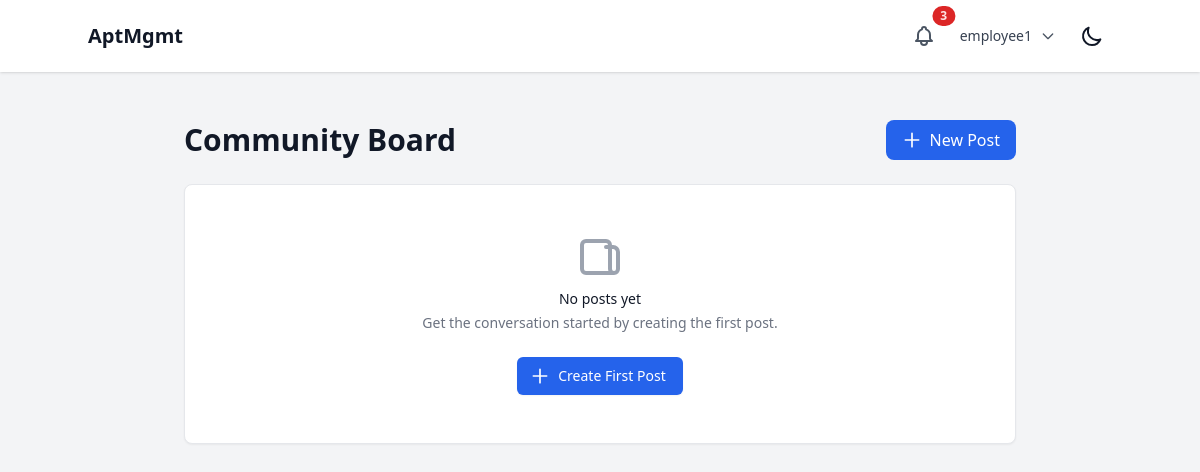
Page /messages/community/ (signed in) on the earlier database version.
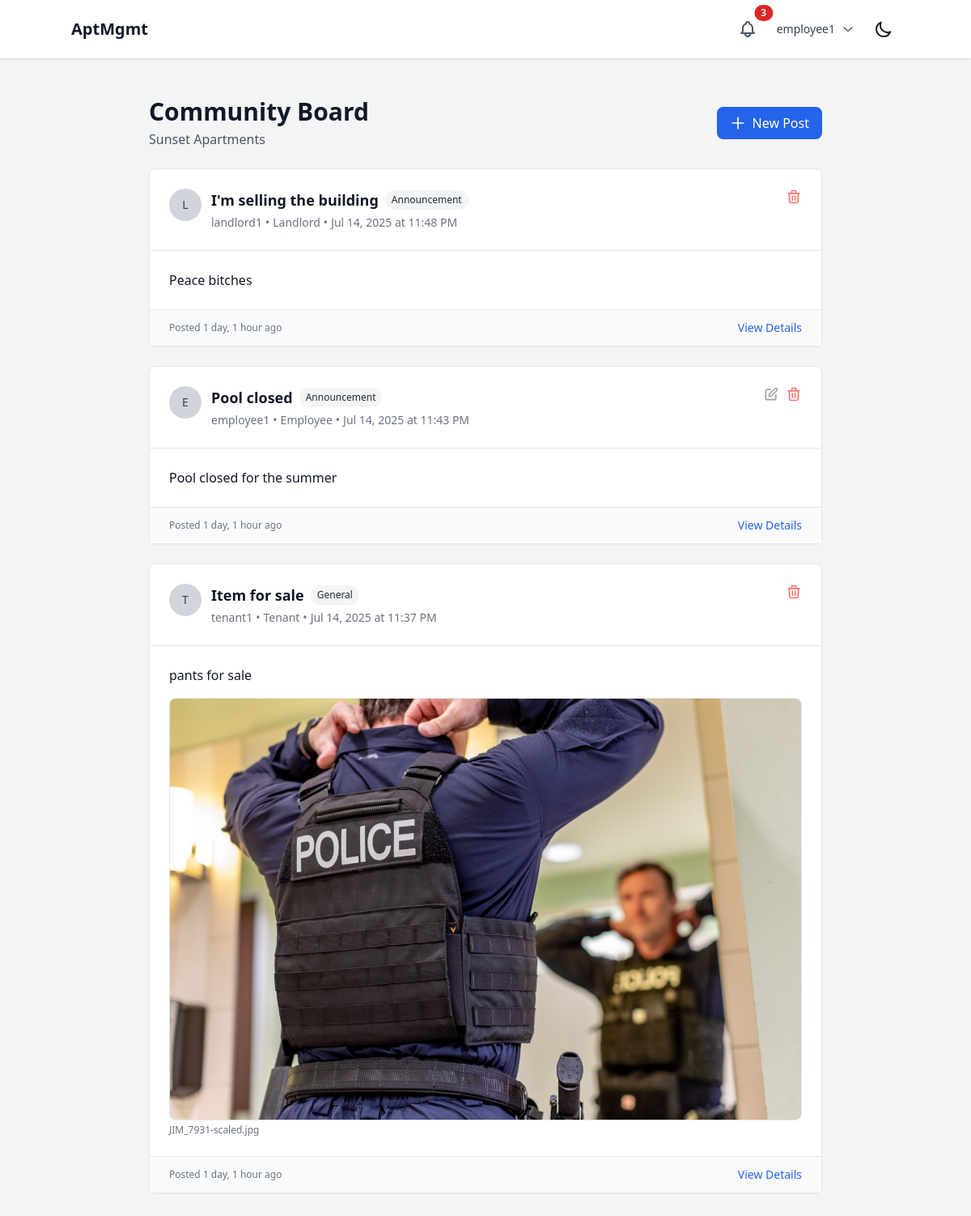
Same page on the later database version.
### properties/models.py (models this page shows, shortened)
class Property(models.Model):
    company = models.ForeignKey(Company, on_delete=models.CASCADE, related_name="properties")
    name = models.CharField(max_length=255)
    address = models.TextField()
    created_at = models.DateTimeField(auto_now_add=True)
    updated_at = models.DateTimeField(auto_now=True)
    class Meta:
        verbose_name_plural = "Properties"

### communication/models.py (models this page shows, shortened)
class CommunityPost(models.Model):
    class PostType(models.TextChoices):
        ANNOUNCEMENT = "ANNOUNCEMENT", "Announcement"
        EVENT = "EVENT", "Event"
        NOTICE = "NOTICE", "Notice"
        GENERAL = "GENERAL", "General"
    class PostStatus(models.TextChoices):
        ACTIVE = "ACTIVE", "Active"
        ARCHIVED = "ARCHIVED", "Archived"
        HIDDEN = "HIDDEN", "Hidden"
    id = models.UUIDField(primary_key=True, default=uuid.uuid4, editable=False)
    property = models.ForeignKey(Property, on_delete=models.CASCADE, related_name="community_posts")
    author = models.ForeignKey(User, on_delete=models.CASCADE, related_name="community_posts")
    title = models.CharField(max_length=200)
    content = models.TextField()
    post_type = models.CharField(max_length=20, choices=PostType.choices, default=PostType.GENERAL)
    status = models.CharField(max_length=20, choices=PostStatus.choices, default=PostStatus.ACTIVE)
    is_pinned = models.BooleanField(default=False)
    created_at = models.DateTimeField(auto_now_add=True)
    updated_at = models.DateTimeField(auto_now=True)
    event_date = models.DateTimeField(null=True, blank=True)
    event_location = models.CharField(max_length=200, blank=True)
    class Meta:
        ordering = ['-is_pinned', '-created_at']
        indexes = [
            models.Index(fields=['property', 'status']),
            models.Index(fields=['created_at']),
        ]
    def can_be_edited_by(self, user):
        return self.author == user
    def can_be_moderated_by(self, user):
        if self.author == user:
            return True
        if user.role in [User.Role.LANDLORD, User.Role.EMPLOYEE]:
            if user.role == User.Role.LANDLORD and user.company == self.property.company:
                return True
            if user.role == User.Role.EMPLOYEE and user.property == self.property:
                return True
        return False

class CommunityPostAttachment(models.Model):
    id = models.UUIDField(primary_key=True, default=uuid.uuid4, editable=False)
    post = models.ForeignKey(CommunityPost, on_delete=models.CASCADE, related_name="attachments")
    file = models.FileField(upload_to='community_attachments/')
    filename = models.CharField(max_length=255)
    file_size = models.PositiveIntegerField()
    content_type = models.CharField(max_length=100)
    uploaded_at = models.DateTimeField(auto_now_add=True)
    @property
    def is_image(self):
        return self.content_type.startswith('image/')

### users/models.py (models this page shows, shortened)
class User(AbstractUser):
    class Role(models.TextChoices):
        SUPERUSER = "SUPERUSER", "Superuser"
        LANDLORD = "LANDLORD", "Landlord"
        EMPLOYEE = "EMPLOYEE", "Employee"
        TENANT = "TENANT", "Tenant"
    role = models.CharField(max_length=50, choices=Role.choices)
    company = models.ForeignKey(Company, on_delete=models.CASCADE, related_name="users", null=True, blank=True)
    property = models.ForeignKey(Property, on_delete=models.SET_NULL, related_name="users", null=True, blank=True)

### communication/views.py (the view)
# urls.py: path('community/', views.community_board, name='community_board'),
@login_required
def community_board(request):
    user = request.user
    if user.role == User.Role.TENANT and user.property:
        posts = CommunityPost.objects.filter(
            property=user.property,
            status=CommunityPost.PostStatus.ACTIVE
        ).select_related('author', 'property').prefetch_related('attachments')
        property_filter = user.property
    elif user.role == User.Role.EMPLOYEE and user.property:
        posts = CommunityPost.objects.filter(
            property=user.property,
            status=CommunityPost.PostStatus.ACTIVE
        ).select_related('author', 'property').prefetch_related('attachments')
        property_filter = user.property
    elif user.role == User.Role.LANDLORD and user.company:
        posts = CommunityPost.objects.filter(
            property__company=user.company,
            status=CommunityPost.PostStatus.ACTIVE
        ).select_related('author', 'property').prefetch_related('attachments')
        property_filter = None  # Multiple properties
    else:
        posts = CommunityPost.objects.none()
        property_filter = None
    for post in posts:
        post.user_can_edit = post.can_be_edited_by(user)
        post.user_can_moderate = post.can_be_moderated_by(user)
    can_post = False
    if user.role in [User.Role.LANDLORD, User.Role.EMPLOYEE, User.Role.TENANT]:
        can_post = True
    context = {
        'posts': posts,
        'can_post': can_post,
        'property': property_filter,
    }
    return render(request, 'communication/community_board.html', context)

### core/templates/communication/community_board.html (shortened to what the changed rows need)
{% extends 'base.html' %}
{% block content %}
<div class="max-w-4xl mx-auto px-4 sm:px-6 lg:px-8 py-8">
    <div class="flex justify-between items-center mb-6">
        <div>
            <h1 class="text-3xl font-bold text-gray-900 dark:text-white">Community Board</h1>
            {% if property %}
                <p class="text-gray-600 dark:text-gray-400 mt-1">{{ property.name }}</p>
            {% endif %}
        </div>
    </div>
    <div class="space-y-6">
        {% for post in posts %}
            <div class="bg-white dark:bg-gray-800 rounded-lg shadow-sm border border-gray-200 dark:border-gray-700 {% if post.is_pinned %}border-l-4 border-l-blue-500{% endif %}">
                <div class="p-6 border-b border-gray-200 dark:border-gray-700">
                    <div class="flex items-start justify-between">
                        <div class="flex items-start space-x-3">
                            <div class="flex-shrink-0">
                                <div class="w-10 h-10 bg-gray-300 dark:bg-gray-600 rounded-full flex items-center justify-center">
                                    <span class="text-sm font-medium text-gray-700 dark:text-gray-300">
                                        {{ post.author.first_name.0|default:post.author.username.0|upper }}
                                    </span>
                                </div>
                            </div>
                            <div class="flex-1 min-w-0">
                                <div class="flex items-center gap-2 mb-1">
                                    <h3 class="text-lg font-semibold text-gray-900 dark:text-white">
                                        {{ post.title }}
                                    </h3>
                                    <span class="bg-gray-100 text-gray-800 dark:bg-gray-700 dark:text-gray-200 text-xs px-2 py-1 rounded-full">
                                        {{ post.get_post_type_display }}
                                    </span>
                                </div>
                                <div class="flex items-center text-sm text-gray-500 dark:text-gray-400">
                                    <span>{{ post.author.get_full_name|default:post.author.username }}</span>
                                    <span class="mx-1">•</span>
                                    <span>{{ post.author.get_role_display }}</span>
                                    <span class="mx-1">•</span>
                                    <span>{{ post.created_at|date:"M d, Y" }} at {{ post.created_at|time:"g:i A" }}</span>
                                </div>
                            </div>
                        </div>
                        {% if post.user_can_edit or post.user_can_moderate %}
                            <div class="flex items-center space-x-2">
                                {% if post.user_can_edit %}
                                    <a href="{% url 'communication:edit_community_post' post_id=post.id %}"
                                       class="text-gray-400 hover:text-gray-600 dark:hover:text-gray-300">
                                        <svg class="w-5 h-5" fill="none" stroke="currentColor" viewBox="0 0 24 24">
                                            <path stroke-linecap="round" stroke-linejoin="round" stroke-width="2" d="M11 5H6a2 2 0 00-2 2v11a2 2 0 002 2h11a2 2 0 002-2v-5m-1.414-9.414a2 2 0 112.828 2.828L11.828 15H9v-2.828l8.586-8.586z"></path>
                                        </svg>
                                    </a>
                                {% endif %}
                                {% if post.user_can_moderate %}
                                    <a href="{% url 'communication:delete_community_post' post_id=post.id %}"
                                       class="text-red-400 hover:text-red-600">
                                        <svg class="w-5 h-5" fill="none" stroke="currentColor" viewBox="0 0 24 24">
                                            <path stroke-linecap="round" stroke-linejoin="round" stroke-width="2" d="M19 7l-.867 12.142A2 2 0 0116.138 21H7.862a2 2 0 01-1.995-1.858L5 7m5 4v6m4-6v6m1-10V4a1 1 0 00-1-1h-4a1 1 0 00-1 1v3M4 7h16"></path>
                                        </svg>
                                    </a>
                                {% endif %}
                            </div>
                        {% endif %}
                    </div>
                </div>
                <div class="p-6">
                    <div class="prose dark:prose-invert max-w-none">
                        {{ post.content|linebreaks }}
                    </div>
                    {% for attachment in post.attachments.all %}
                        {% if attachment.is_image %}
                            <div class="mt-4">
                                <img src="{{ attachment.file.url }}"
                                     alt="{{ attachment.filename }}"
                                     class="max-w-full h-auto rounded-lg border border-gray-200 dark:border-gray-600">
                                <p class="text-xs text-gray-500 dark:text-gray-400 mt-1">{{ attachment.filename }}</p>
                            </div>
                        {% endif %}
                    {% endfor %}
                </div>
                <div class="px-6 py-3 bg-gray-50 dark:bg-gray-700 border-t border-gray-200 dark:border-gray-600">
                    <div class="flex items-center justify-between">
                        <span class="text-xs text-gray-500 dark:text-gray-400">
                            {% if post.updated_at != post.created_at %}
                                Updated {{ post.updated_at|timesince }} ago
                            {% else %}
                                Posted {{ post.created_at|timesince }} ago
                            {% endif %}
                        </span>
                        <a href="{% url 'communication:community_post_detail' post_id=post.id %}"
                           class="text-sm text-blue-600 dark:text-blue-400 hover:underline">
                            View Details
                        </a>
                    </div>
                </div>
            </div>
        {% empty %}
            <div class="bg-white dark:bg-gray-800 rounded-lg shadow-sm border border-gray-200 dark:border-gray-700 p-12">
                <div class="text-center">
                    <svg class="mx-auto h-12 w-12 text-gray-400" fill="none" stroke="currentColor" viewBox="0 0 24 24">
                        <path stroke-linecap="round" stroke-linejoin="round" stroke-width="2" d="M19 20H5a2 2 0 01-2-2V6a2 2 0 012-2h10a2 2 0 012 2v1m2 13a2 2 0 01-2-2V7m2 13a2 2 0 002-2V9.5a2.5 2.5 0 00-2.5-2.5H15"></path>
                    </svg>
                    <h3 class="mt-2 text-sm font-medium text-gray-900 dark:text-white">No posts yet</h3>
                    <p class="mt-1 text-sm text-gray-500 dark:text-gray-400">
                        {% if can_post %}
                            Get the conversation started by creating the first post.
                        {% else %}
                            Check back later for community updates and announcements.
                        {% endif %}
                    </p>
                    {% if can_post %}
                        <div class="mt-6">
                            <a href="{% url 'communication:create_community_post' %}"
                               class="inline-flex items-center px-4 py-2 border border-transparent shadow-sm text-sm font-medium rounded-md text-white bg-blue-600 hover:bg-blue-700 focus:outline-none focus:ring-2 focus:ring-offset-2 focus:ring-blue-500">
                                <svg class="-ml-1 mr-2 h-5 w-5" fill="none" stroke="currentColor" viewBox="0 0 24 24">
                                    <path stroke-linecap="round" stroke-linejoin="round" stroke-width="2" d="M12 4v16m8-8H4"></path>
                                </svg>
                                Create First Post
                            </a>
                        </div>
                    {% endif %}
                </div>
            </div>
        {% endfor %}
    </div>
</div>
{% endblock %}

Differences in the rows shown:
now on this page (row unchanged): Property: name "Sunset Apartments"
added CommunityPost: author.first_name.0 "L", title "I'm selling the building", post_type "Announcement", author.get_full_name "landlord1", author.role "Landlord", created_at "Jul 14, 2025", created_at "11:48 PM", content "Peace bitches", created_at "1 day, 1 hour"
added CommunityPost: author.first_name.0 "E", title "Pool closed", post_type "Announcement", author.get_full_name "employee1", author.role "Employee", created_at "Jul 14, 2025", created_at "11:43 PM", content "Pool closed for the summer", created_at "1 day, 1 hour"
added CommunityPost: author.first_name.0 "T", title "Item for sale", post_type "General", author.get_full_name "tenant1", author.role "Tenant", created_at "Jul 14, 2025", created_at "11:37 PM", content "pants for sale", created_at "1 day, 1 hour"
added CommunityPostAttachment: file (picture), filename "JIM_7931-scaled.jpg"
Other differences:
text no longer shown: "No posts yet Get the conversation started by creating the first post. Create First Post"
